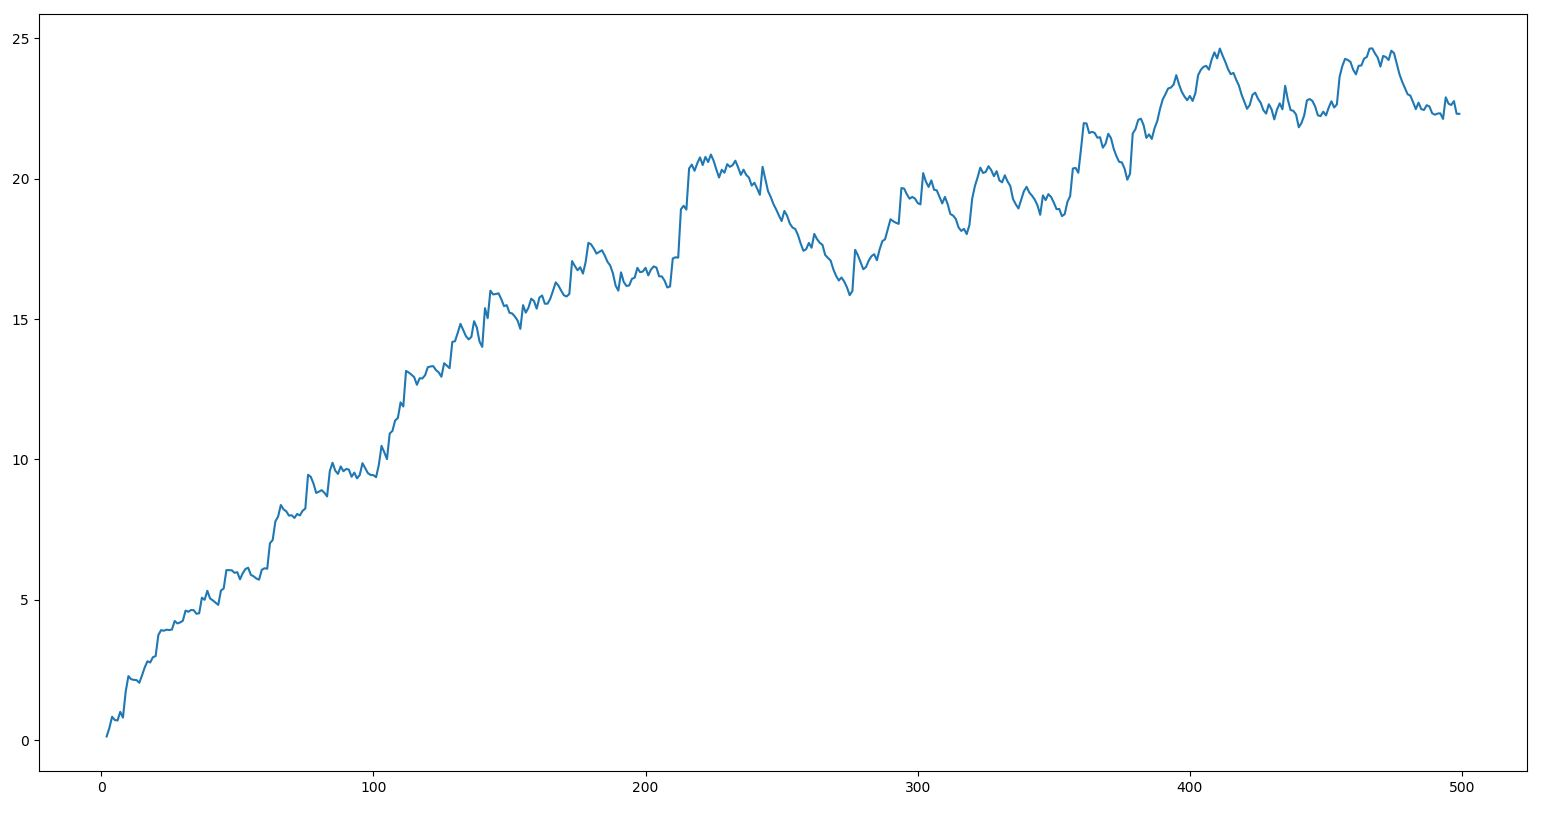

Write Python code to recreate this figure.
import csv
import matplotlib.pylab as plt

X = []
returns = []

with open("result_11_21_14_16.txt") as f:
    while True:
        line = f.readline()
        if not line:
            break
        line = line[:-2].split(", ")
        print(line)
        x, y = int(line[0]), float(line[1])
        X.append(x)
        returns.append(y)
        

Y = [0 for _ in range(len(returns)-1)]
y_value = 0
for i, e in enumerate(returns[1:]):
    if e == 'nan':
        Y[i] = y_value
    else:
        y_value = y_value * 0.99 + float(e) * 0.01
        Y[i] = y_value

X = list(map(int, X[1:]))


plt.plot(X, Y)	# line 그래프를 그립니다
plt.show()	
